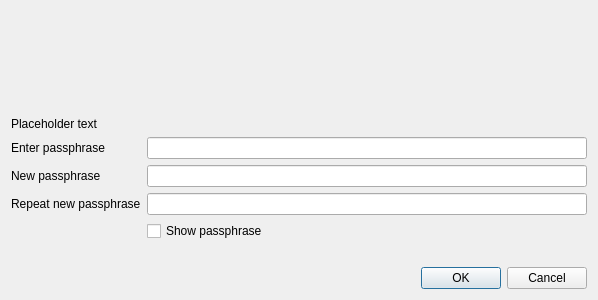
<?xml version="1.0" encoding="UTF-8"?>
<ui version="4.0">
 <class>AskPassphraseDialog</class>
 <widget class="QDialog" name="AskPassphraseDialog">
  <property name="geometry">
   <rect>
    <x>0</x>
    <y>0</y>
    <width>598</width>
    <height>250</height>
   </rect>
  </property>
  <property name="sizePolicy">
   <sizepolicy hsizetype="Preferred" vsizetype="Minimum">
    <horstretch>0</horstretch>
    <verstretch>0</verstretch>
   </sizepolicy>
  </property>
  <property name="minimumSize">
   <size>
    <width>550</width>
    <height>0</height>
   </size>
  </property>
  <property name="windowTitle">
   <string>Passphrase Dialog</string>
  </property>
  <layout class="QVBoxLayout" name="verticalLayout">
   <property name="sizeConstraint">
    <enum>QLayout::SetMinimumSize</enum>
   </property>
   <item>
    <widget class="QLabel" name="vericoinIcon">
     <property name="minimumSize">
      <size>
       <width>550</width>
       <height>100</height>
      </size>
     </property>
     <property name="text">
      <string/>
     </property>
     <property name="pixmap">
      <pixmap resource="../vericonomy.qrc">:/icons/vericoin</pixmap>
     </property>
     <property name="alignment">
      <set>Qt::AlignHCenter</set>
     </property>
    </widget>
   </item>
   <item>
    <widget class="QLabel" name="warningLabel">
     <property name="text">
      <string notr="true">Placeholder text</string>
     </property>
     <property name="textFormat">
      <enum>Qt::RichText</enum>
     </property>
     <property name="wordWrap">
      <bool>true</bool>
     </property>
    </widget>
   </item>
   <item>
    <layout class="QFormLayout" name="formLayout">
     <property name="sizeConstraint">
      <enum>QLayout::SetMinimumSize</enum>
     </property>
     <property name="fieldGrowthPolicy">
      <enum>QFormLayout::AllNonFixedFieldsGrow</enum>
     </property>
     <item row="0" column="0">
      <widget class="QLabel" name="passLabel1">
       <property name="text">
        <string>Enter passphrase</string>
       </property>
      </widget>
     </item>
     <item row="0" column="1">
      <widget class="QLineEdit" name="passEdit1">
       <property name="echoMode">
        <enum>QLineEdit::Password</enum>
       </property>
      </widget>
     </item>
     <item row="1" column="0">
      <widget class="QLabel" name="passLabel2">
       <property name="text">
        <string>New passphrase</string>
       </property>
      </widget>
     </item>
     <item row="1" column="1">
      <widget class="QLineEdit" name="passEdit2">
       <property name="echoMode">
        <enum>QLineEdit::Password</enum>
       </property>
      </widget>
     </item>
     <item row="2" column="0">
      <widget class="QLabel" name="passLabel3">
       <property name="text">
        <string>Repeat new passphrase</string>
       </property>
      </widget>
     </item>
     <item row="2" column="1">
      <widget class="QLineEdit" name="passEdit3">
       <property name="echoMode">
        <enum>QLineEdit::Password</enum>
       </property>
      </widget>
     </item>
     <item row="3" column="1">
      <widget class="QCheckBox" name="toggleShowPasswordButton">
       <property name="text">
        <string>Show passphrase</string>
       </property>
      </widget>
     </item>
     <item row="4" column="1">
      <widget class="QLabel" name="capsLabel">
       <property name="font">
        <font>
         <weight>75</weight>
         <bold>true</bold>
        </font>
       </property>
       <property name="text">
        <string/>
       </property>
       <property name="alignment">
        <set>Qt::AlignCenter</set>
       </property>
      </widget>
     </item>
    </layout>
   </item>
   <item>
    <widget class="QDialogButtonBox" name="buttonBox">
     <property name="orientation">
      <enum>Qt::Horizontal</enum>
     </property>
     <property name="standardButtons">
      <set>QDialogButtonBox::Cancel|QDialogButtonBox::Ok</set>
     </property>
    </widget>
   </item>
  </layout>
 </widget>
 <resources>
  <include location="../vericonomy.qrc"/>
 </resources>
 <connections>
  <connection>
   <sender>buttonBox</sender>
   <signal>accepted()</signal>
   <receiver>AskPassphraseDialog</receiver>
   <slot>accept()</slot>
   <hints>
    <hint type="sourcelabel">
     <x>20</x>
     <y>20</y>
    </hint>
    <hint type="destinationlabel">
     <x>20</x>
     <y>20</y>
    </hint>
   </hints>
  </connection>
  <connection>
   <sender>buttonBox</sender>
   <signal>rejected()</signal>
   <receiver>AskPassphraseDialog</receiver>
   <slot>reject()</slot>
   <hints>
    <hint type="sourcelabel">
     <x>20</x>
     <y>20</y>
    </hint>
    <hint type="destinationlabel">
     <x>20</x>
     <y>20</y>
    </hint>
   </hints>
  </connection>
 </connections>
</ui>
